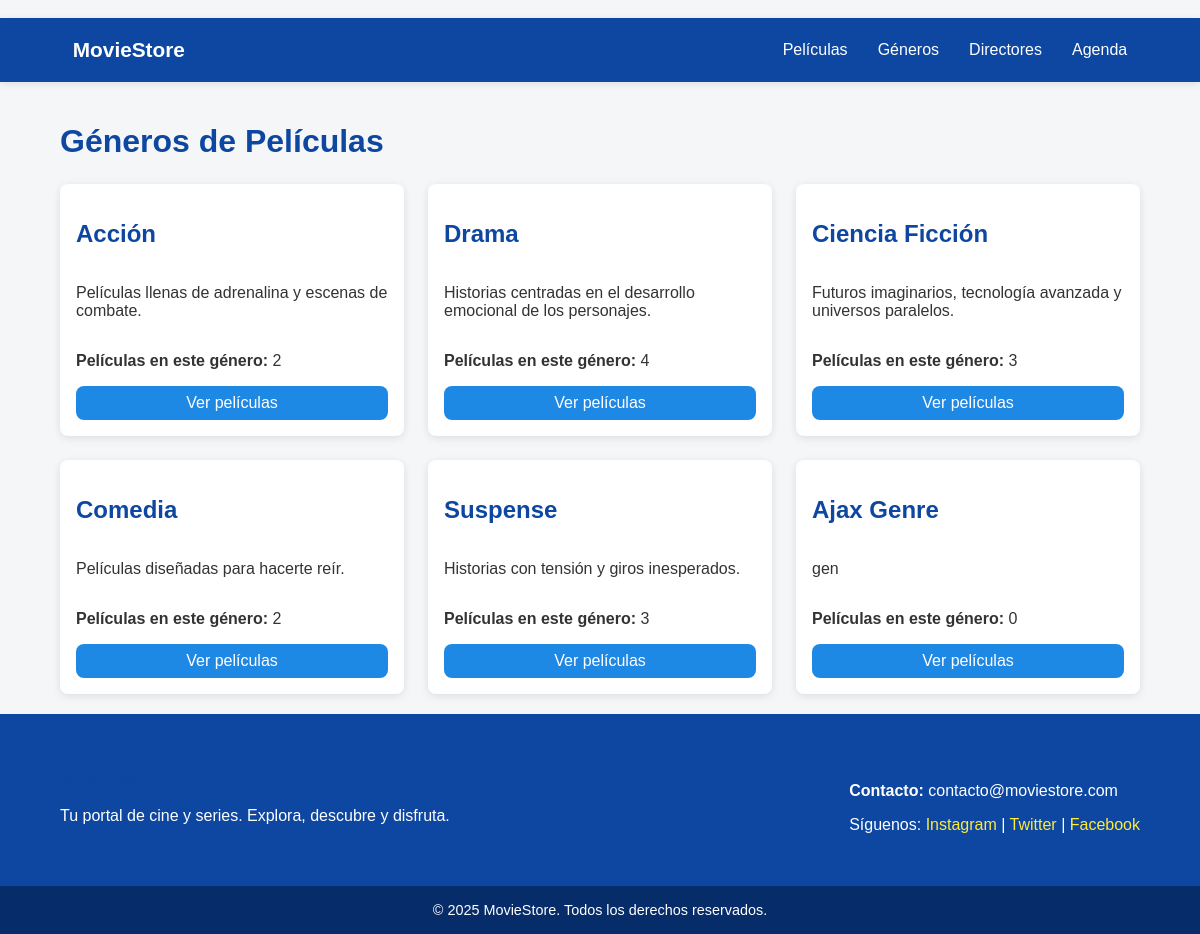
Page /genres/ on the earlier database version.
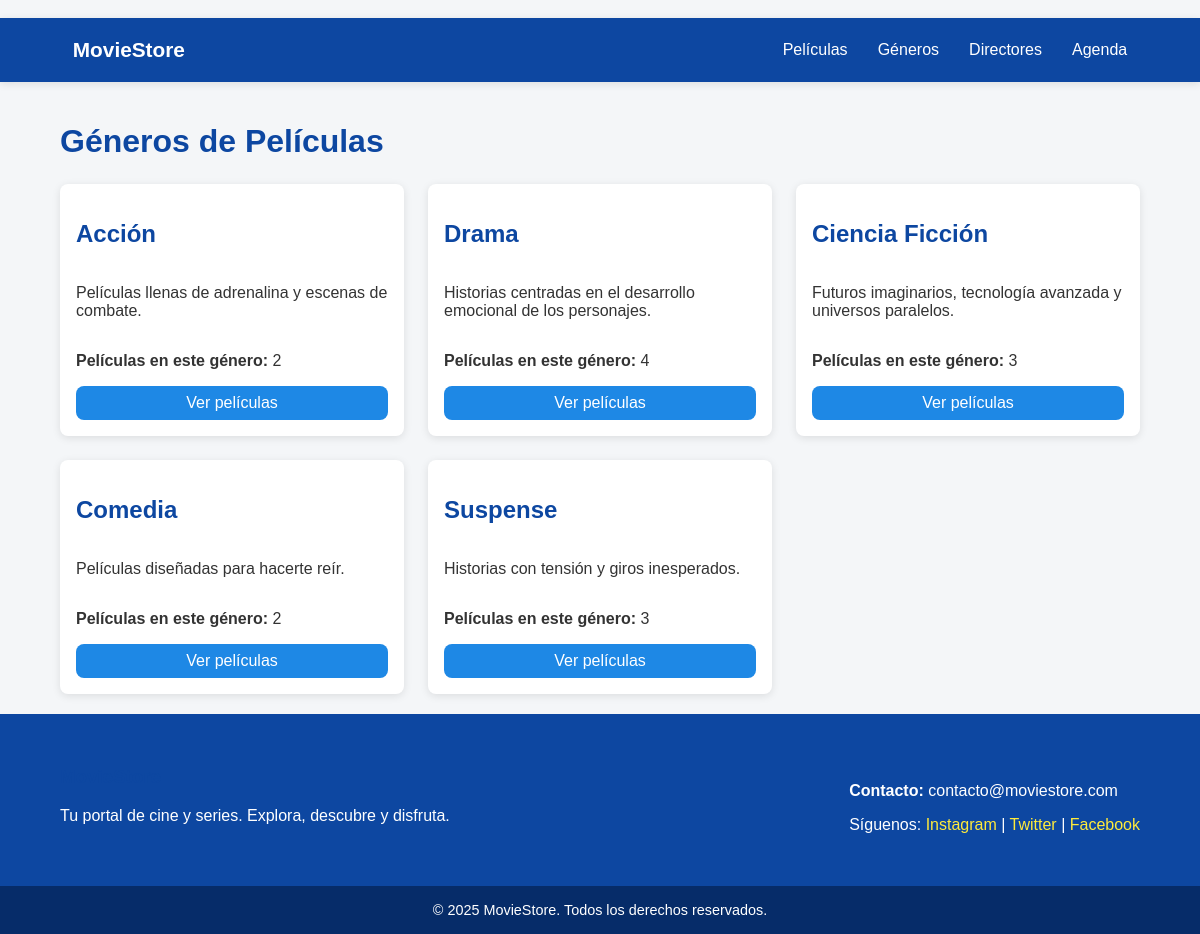
Same page on the later database version.
### movies/models.py (models this page shows, shortened)
class Genre(models.Model):
    name = models.CharField(max_length=50)
    description = models.TextField()

### movies/views.py (the view)
# urls.py: path('genres/', views.genre_list, name='genre_list'),
def genre_list(request):
    genres = Genre.objects.all()
    return render(request, 'movies/genre_list.html', {'genres': genres})

### movies/templates/movies/genre_list.html (shortened to what this page needs)
{% extends 'movies/base.html' %}
{% block content %}
    <h1>Géneros de Películas</h1>
    <div class="genre-grid movie-grid">
        {% for genre in genres %}
            <div class="card">
                <h2>{{ genre.name }}</h2>
                <p>{{ genre.description }}</p>
                <p><strong>Películas en este género:</strong> {{ genre.movies.count }}</p>
                <a href="{% url 'movies:genre_detail' genre.pk %}" class="button">Ver películas</a>
            </div>
        {% empty %}
            <p>No hay géneros disponibles.</p>
        {% endfor %}
    </div>
{% endblock %}

### movies/templates/movies/base.html (shortened to what this page needs)
﻿{% load static %}
<!DOCTYPE html>
<html lang="es">
<head>
    <link rel="stylesheet" href="{% static 'movies/styles.css' %}">
</head>
<body>
    <header>
        <nav class="navbar" aria-label="Principal">
            <div class="container nav-container">
                <div class="logo">
                    <a href="{% url 'movies:home' %}">MovieStore</a>
                </div>
                <div class="nav-links">
                    <a href="{% url 'movies:movie_list' %}">Películas</a>
                    <a href="{% url 'movies:genre_list' %}">Géneros</a>
                    <a href="{% url 'movies:director_list' %}">Directores</a>
                    <a href="{% url 'movies:contacts_spa' %}">Agenda</a>
                </div>
            </div>
        </nav>
    </header>
    <main class="container">
        {% block content %}{% endblock %}
    </main>
    <footer>
        <div class="container footer-content">
            <div class="footer-left">
                <h3>MovieStore</h3>
                <p>Tu portal de cine y series. Explora, descubre y disfruta.</p>
            </div>
            <div class="footer-right">
                <p><strong>Contacto:</strong> contacto@moviestore.com</p>
                <p>Síguenos:
                    <a href="#">Instagram</a> |
                    <a href="#">Twitter</a> |
                    <a href="#">Facebook</a>
                </p>
            </div>
        </div>
        <div class="footer-bottom">
            &copy; {% now "Y" %} MovieStore. Todos los derechos reservados.
        </div>
    </footer>
</body>
</html>

### movies/static/movies/styles.css (style rules this page uses)
html, body { height: 100%; margin: 0; }
body { display: flex; flex-direction: column; min-height: 100vh; font-family: "Poppins", Arial, sans-serif; margin: 0; background-color: #f4f6f8; color: #333; }
main { flex: 1; }
.container { width: 90%; max-width: 1200px; margin: 0 auto; padding: 20px; }
.navbar { background-color: #0d47a1; color: white; box-shadow: 0 2px 8px rgba(0, 0, 0, 0.1); }
.nav-container { display: flex; justify-content: space-between; align-items: center; }
.navbar a { color: white; text-decoration: none; margin: 0 0.8rem; transition: color 0.3s ease; }
.logo a { font-weight: bold; color: white; text-decoration: none; font-size: 1.3rem; }
h1, h2, h3, h4 { color: #0d47a1; }
.movie-grid { display: grid; grid-template-columns: repeat(auto-fit, minmax(260px, 1fr)); gap: 1.5rem; margin-top: 1.5rem; }
.card { background-color: #fff; border-radius: 8px; box-shadow: 0 2px 8px rgba(0, 0, 0, 0.1); padding: 1rem; transition: transform 0.2s ease, box-shadow 0.3s ease; display: flex; flex-direction: column; justify-content: space-between; }
.button { display: inline-block; background-color: #1e88e5; color: white; padding: 0.5rem 1rem; border-radius: 8px; text-decoration: none; text-align: center; font-weight: 500; transition: background-color 0.3s ease, transform 0.1s ease-in; }
footer { background-color: #0d47a1; color: white; padding: 2rem 0 0; margin-top: 0; }
.footer-content { display: flex; flex-wrap: wrap; justify-content: space-between; }
.footer-content h3 { margin-top: 0; }
.footer-content a { color: #ffeb3b; text-decoration: none; }
.footer-bottom { text-align: center; background-color: #062c69; padding: 1rem 0; margin-top: 1rem; font-size: 0.9rem; }

Differences in the rows shown:
removed Genre: name "Ajax Genre", description "gen", movies.count "0"
